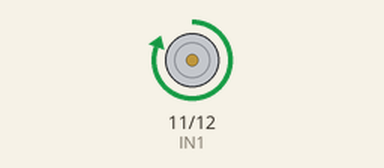
Recording of a sketch running on a simulated Arduino Uno, built with avr-gcc and run on an emulated ATmega328P. Shown: motor-driver pin pairs drawn as motors (green arrow = first pin HIGH = forward, orange = second pin HIGH = backward, longer = more drive). What the sketch prints to the serial monitor is not drawn.

Above: at 0.05 s.
Timing chart, 0 to 6.5 s (numbered marks = the images above):
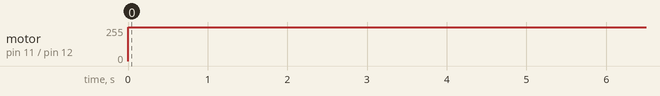

Measured:
- by itself, motor on pin 11 (IN1) / pin 12 (IN2): stopped → forward 255/255 at 0.00 s

The sketch:

motor_test.ino
```cpp
#include "LowPower.h"
/* Photocell sensor sketch for contorlling chook gate.

Connect one end of the photocell to 5V, the other end to Analog 0.
Then connect one end of a 470 Ohm resistor from Analog 0 to ground
Connect LED from pin 11 through a resistor (eg 1kOhm) to ground
For more information see http://learn.adafruit.com/photocells */

#define debug
//#define test
//#define sleeping
#define production

/*********  State machine!  *************
 *   STATE_NIGHT => STATE_OPENING
 *   STATE_OPENING => STATE_DAY || STATE_ERROR
 *   STATE_DAY => STATE_CLOSING
 *   STATE_CLOSING => STATE_NIGHT || STATE_ERROR
 *   STATE_UNKNOWN => ANY STATE
 */
const int  STATE_NIGHT = 0;
const int STATE_DAY = 1;
const int STATE_CLOSING = 2;
const int STATE_OPENING = 3;
const int STATE_UNKNOWN = 4;  //needed for startup
const int STATE_ERROR = 5;
int state = 4;

//Outputs
//#define ENA 6 //ONLY NEED THIS IF SPPED IS VARIED
#define IN1 11
#define IN2 12
#define LEDpin 11  // connect Red LED to pin 11 (PWM pin)

//inputs
#define PhotocellPin 4     // the cell and 10K pulldown are connected to a4
#define CLOSED 5
#define OPEN A5

//variables
int photocellReading;     // the analog reading from the sensor divider
int LEDbrightness;        //
const int CLOSE_THRESH = 10;
const int OPEN_THRESH = 15;   //Some hysteresis required
unsigned long MOTOR_TIME = 6000; //6sec to open/close
unsigned long motor_timer;
bool motor_action = false;

void setup(void) {
  // We'll send debugging information via the Serial monitor
  Serial.begin(115200);
  pinMode(OPEN, INPUT_PULLUP);
  pinMode(CLOSED, INPUT_PULLUP);
  pinMode(IN1, OUTPUT);
  pinMode(IN2, OUTPUT);
  digitalWrite(IN1, LOW);
  digitalWrite(IN2, LOW);
}


// https://tronixlabs.com.au/news/tutorial-l298n-dual-motor-controller-module-2a-and-arduino/
void closeDoor(){
  Serial.println("closing");
    digitalWrite(IN1, HIGH);
    digitalWrite(IN2, LOW);
}

void openDoor(){
    Serial.println("opening");

    digitalWrite(IN2, HIGH);
    digitalWrite(IN1, LOW);
}

void loop() {
  closeDoor();
  delay(10000);
  openDoor();
}
```
